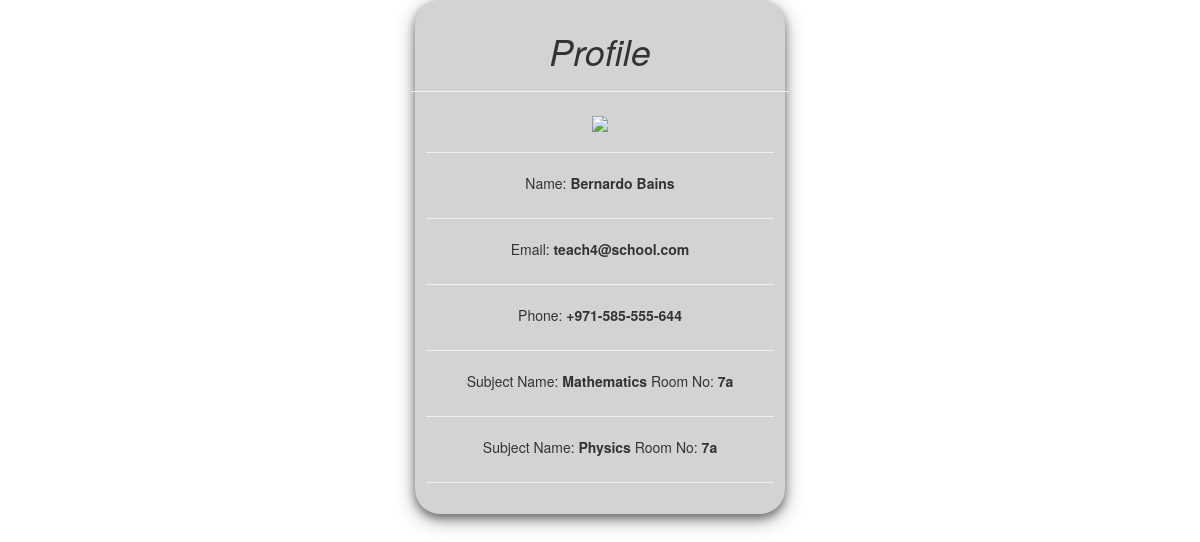
/profile/5, run on the app's committed database.
### directory/models.py (models this page shows)
class Teacher(models.Model):
    firstName = models.CharField(max_length=50)
    lastName = models.CharField(max_length=50)
    profilePicture = models.FileField(upload_to='images/', null=True, verbose_name="")
    emailAddress = models.EmailField(max_length=254, unique=True)
    phoneNumber = models.CharField(max_length=50)
    def __str__(self):
        return self.lastName

class Subject(models.Model):
    teacherId = models.ForeignKey(Teacher, on_delete=models.CASCADE, related_name="tosubject",default=1)
    roomNo = models.CharField(max_length=20)
    name = models.CharField(max_length=50)
    def __str__(self):
        return self.name

### directory/views.py (the view)
# urls.py: path('profile/<int:item_id>',views.profile,name="profile"),
def profile(request,item_id):
    item = Teacher.objects.get(id=item_id)
    subject = Subject.objects.filter(teacherId=item)
    print(item)
    print(subject)
    page = {
        "profile" : item,
        "subjects" : subject
    }
    return render(request,'profile.html',page)

### directory/templates/profile.html (shortened to what this page needs)
{% load crispy_forms_tags %}
<!DOCTYPE html>
<html lang="en" dir="ltr">
<head>
  <link rel="stylesheet" href="https://maxcdn.bootstrapcdn.com/bootstrap/3.3.7/css/bootstrap.min.css">
</head>
<body  class="container-fluid">
  <div class="row">
    <div class="col-md-4" >
        <div  class="submit_form">
          <center class="row">
            <h1><i>Profile</i></h1>
            <hr />
          </center>
          <img src="{{ MEDIA_URL }}{{ profile.profilePicture }}" width="150"><hr>
          Name: <label>{{ profile.firstName }} {{ profile.lastName }}</label><hr>
          Email: <label>{{ profile.emailAddress }}</label><hr>
          Phone: <label>{{ profile.phoneNumber }}</label><hr>
          {% for subject in subjects %}
            Subject Name: <label>{{ subject.name }}</label> Room No: <label>{{ subject.roomNo }}</label><hr>
          {% endfor %}
        </div>
      </div>
</div>
</body>
</html>

### directory/templates/profile.html (style rules this page uses)
.submit_form { text-align: center; padding: 3%; background: lightgray; border-radius: 25px; box-shadow: 0 4px 8px 0 rgba(0,0,0,0.4), 0 6px 20px 0 rgba(0,0,0,0.36); }

### data on the page
Teacher: firstName "Bernardo", lastName "Bains", emailAddress "teach4@school.com", phoneNumber "+971-585-555-644"
Subject: name "Mathematics", roomNo "7a"
Subject: name "Physics", roomNo "7a"
